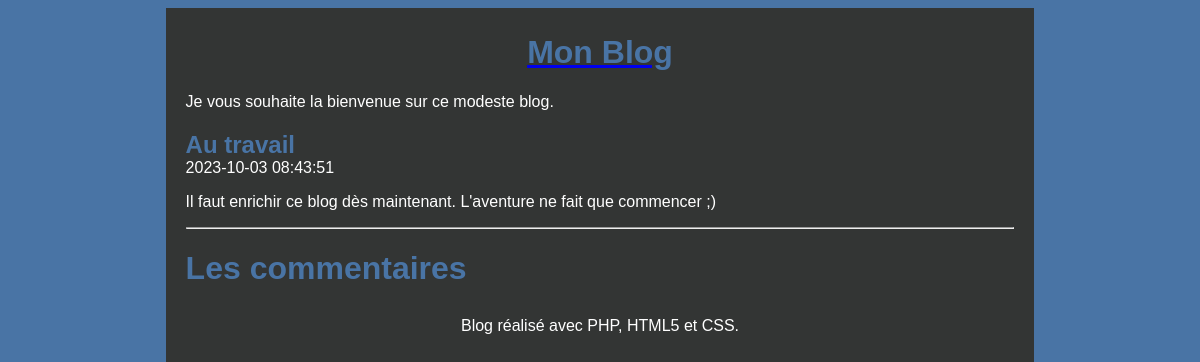
/billet.php?id=2, run on the app's committed database.
### tables this page shows
create table BILLET (
  idBillet integer primary key auto_increment,
 dateBillet datetime not null,
  titreBillet varchar(100) not null,
  contenuBillet varchar(400) not null
);

### billet.php (called while the page is built, shortened)
<?php require 'Modele.php';
try {
    $idBillet = $_GET['id'];
    $billet = getBillet($idBillet);
    require 'gabarit.php';
} catch (Exception $e) {
    $msgErreur = $e->getMessage();
    $contenu = 'vueErreur.php';
    require 'gabarit.php';
}
?>

### Modele.php (called while the page is built, shortened)
<?php
function getBdD()
{
    $bdd = new PDO('mysql:host=localhost;dbname=monblog;charset=utf8', 'testblog', '12345', array(PDO::ATTR_ERRMODE => PDO::ERRMODE_EXCEPTION));
    return $bdd;
}
function getBillet($idBillet)
{
    $bdd = getBdD();
    $sql = "SELECT idBillet as id, dateBillet as date, titreBillet as titre, contenuBillet as contenu from BILLET where idBillet = :id";
    $stm = $bdd->prepare($sql);
    $stm->bindParam(':id', $idBillet, PDO::PARAM_INT);
    $stm->execute();
    $billet = $stm->fetch(PDO::FETCH_ASSOC);
    return $billet;
}
?>

### vueBillet.php (the view, shortened to what this page needs)
<article>
    <header>
        <h1 class="titreBillet">
            <?= $billet['titre'] ?>
        </h1>
        <time>
            <?= $billet['date'] ?>
        </time>
    </header>
    <p>
        <?= $billet['contenu'] ?>
    </p>
</article>
<hr />
<h1>Les commentaires</h1>

### style.css (style rules this page uses)
html, body { height: 100%; }
body { color: white; background: #4974a5; font-family: 'Futura-Medium', 'Futura', 'Trebuchet MS', sans-serif; }
h1 { color: #4974a5; }
.titreBillet { margin-bottom : 0px; }

### data on the page
billet: titreBillet "Au travail", dateBillet "2023-10-03 08:43:51", contenuBillet "Il faut enrichir ce blog dès maintenant. L'aventure ne fait que commencer ;)"
